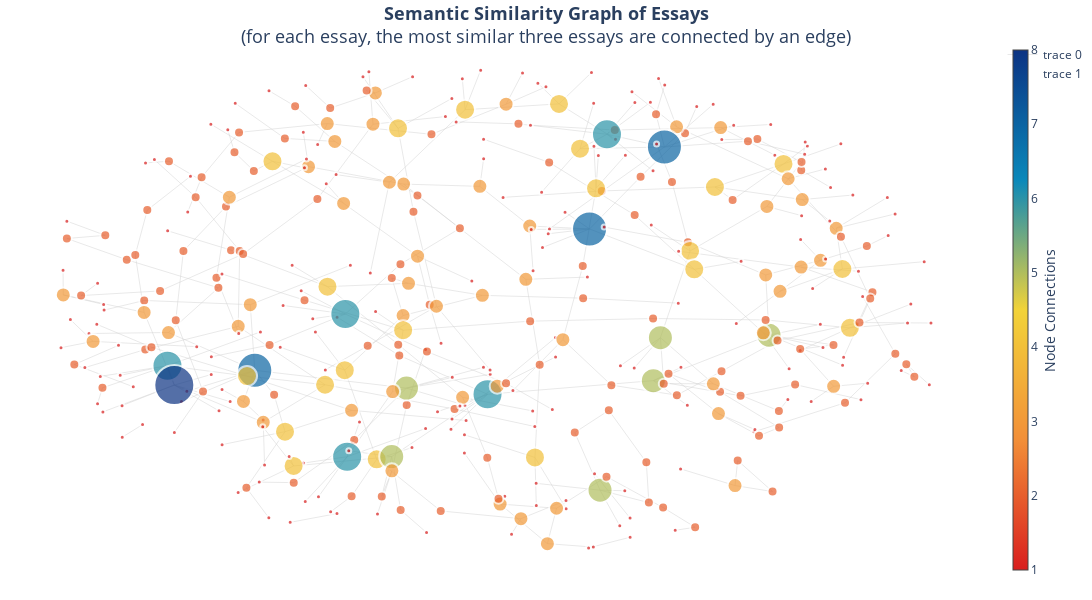

Notebook code cell kept with this figure:
### Markdown cell above
Let us plot the semantic similarity graph with **plotly**!

### Code cell
# We are finally ready to plot the graph
fig = go.Figure(
    data=[edge_trace, node_trace],
   layout=go.Layout(
      title='<b>Semantic Similarity Graph of Essays</b><br>(for each essay, the most similar three essays are connected by an edge)',
      title_x=0.5,
      titlefont_size=18,
      hovermode='closest',
      margin=dict(b=20,l=5,r=5,t=40),
      xaxis=dict(showgrid=False, zeroline=False, showticklabels=False),
      yaxis=dict(showgrid=False, zeroline=False, showticklabels=False),
      width=1200,
      height=600,
      template='plotly_white',
      ),
      )
fig.show()

### Figure 1 — Plotly figure (JSON) as saved in the notebook; plotly's stock layout.template omitted (floating-point values rounded to 4 significant figures; data arrays with more than 128 entries replaced by an {"elided": "..."} marker saying what was removed)
{"data": [{"hoverinfo": "none", "line": {"color": "#D3D3D3", "width": 0.5}, "mode": "lines", "type": "scatter", "x": {"elided": "1125 float values"}, "y": {"elided": "1125 float values"}}, {"hoverinfo": "text", "marker": {"color": {"elided": "400 int values"}, "colorbar": {"thickness": 15, "title": {"side": "right", "text": "Node Connections"}, "xanchor": "left"}, "colorscale": [[0, "rgb(12,51,131)"], [0.25, "rgb(10,136,186)"], [0.5, "rgb(242,211,56)"], [0.75, "rgb(242,143,56)"], [1, "rgb(217,30,30)"]], "line": {"width": 2}, "reversescale": true, "showscale": true, "size": {"elided": "400 int values"}}, "mode": "markers", "text": {"elided": "400 str values"}, "type": "scatter", "x": {"elided": "400 float values"}, "y": {"elided": "400 float values"}}], "layout": {"height": 600, "hovermode": "closest", "margin": {"b": 20, "l": 5, "r": 5, "t": 40}, "title": {"font": {"size": 18}, "text": "<b>Semantic Similarity Graph of Essays</b><br>(for each essay, the most similar three essays are connected by an edge)", "x": 0.5}, "width": 1200, "xaxis": {"showgrid": false, "showticklabels": false, "zeroline": false}, "yaxis": {"showgrid": false, "showticklabels": false, "zeroline": false}}}
